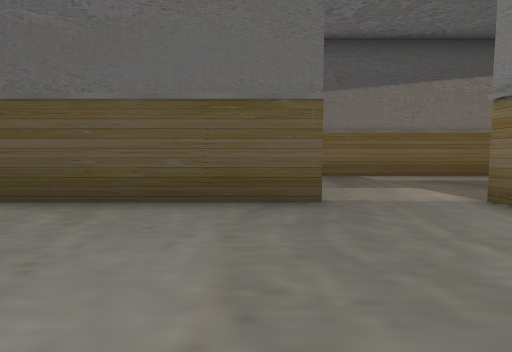
[1] (above)

21 first-person views from a walk through a scene from a Unity 3-D project. The camera is 1.2 m above the floor, tilts 4° down and sees 85° across. Doors are open. The floor is counted in squares, 2 m on a side. Each view is taken from the middle of a square. On the plan, view 1 faces up. The plan holds only what a view shows up to about 9 squares ahead; the rest is blank. The place goes on beyond the plan. The player is left out. Some animated figures are not drawn. Some surface patterns are stand-ins.

[2]
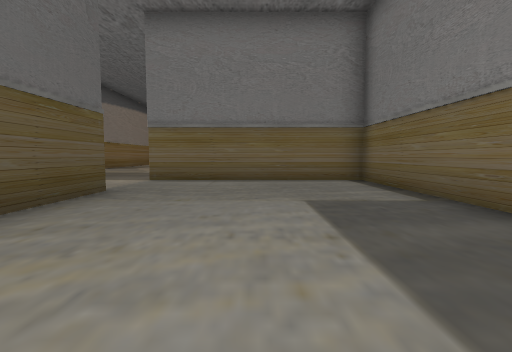

[3]
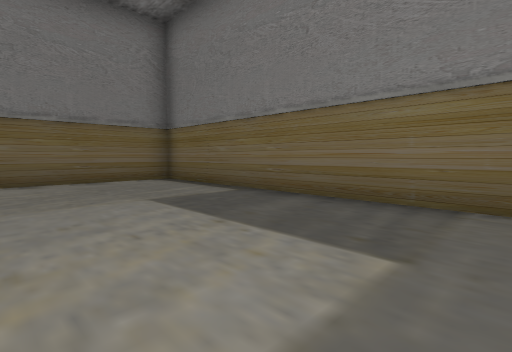

[4]
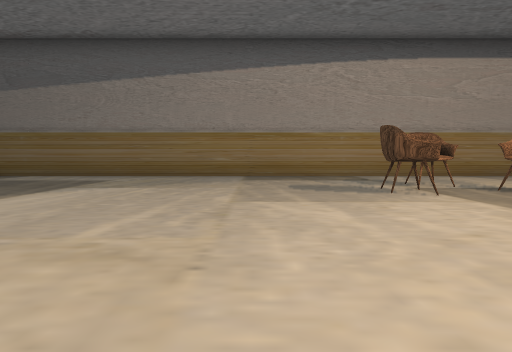

[5]
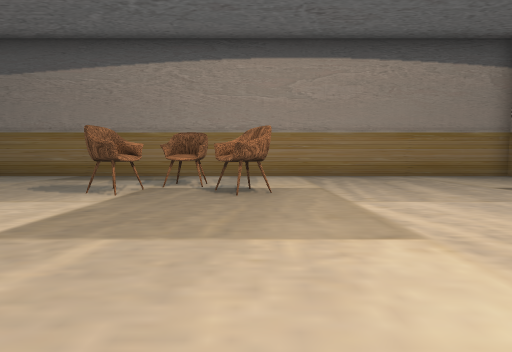

[6]
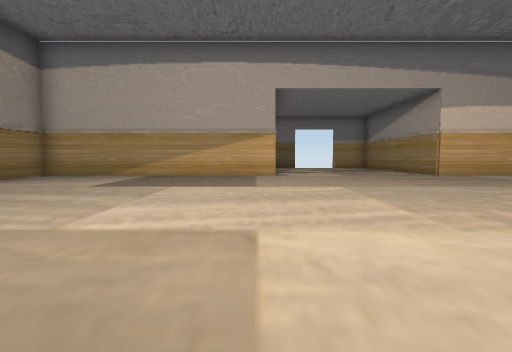

[7]
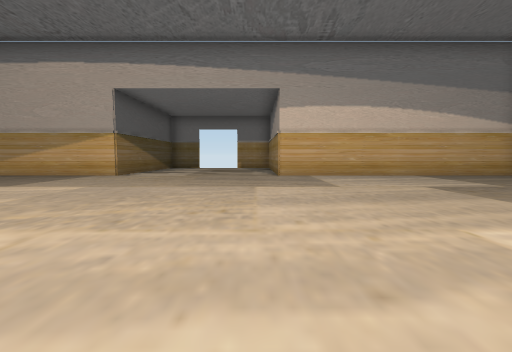

[8]
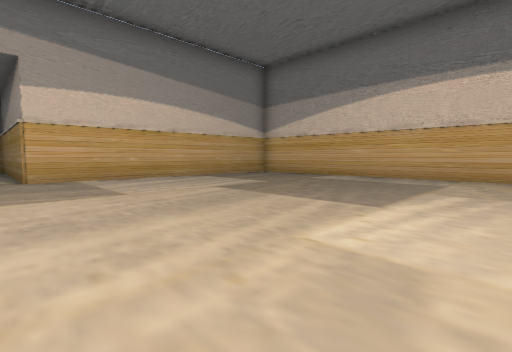

[9]
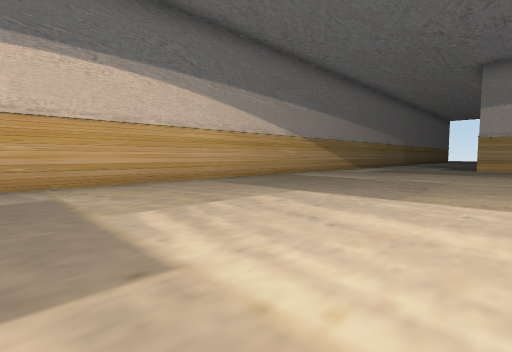

[10]
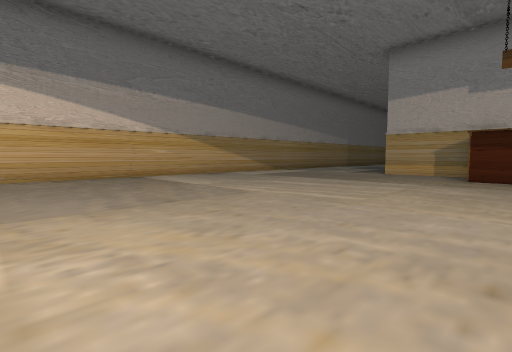

[11]
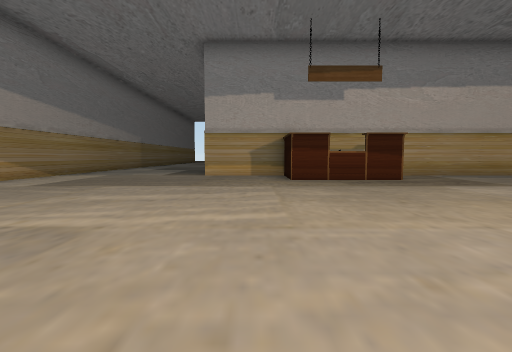

[12]
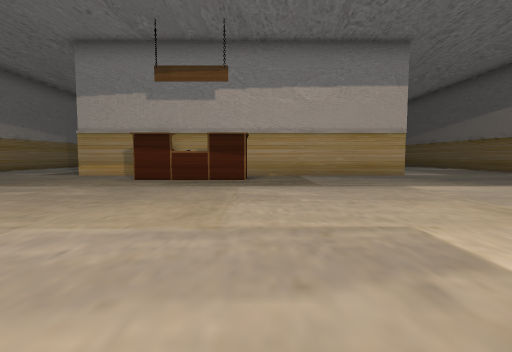

[13]
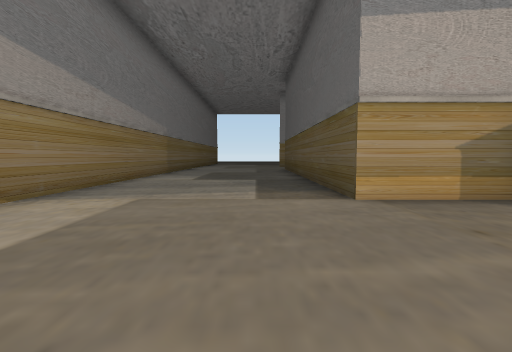

[14]
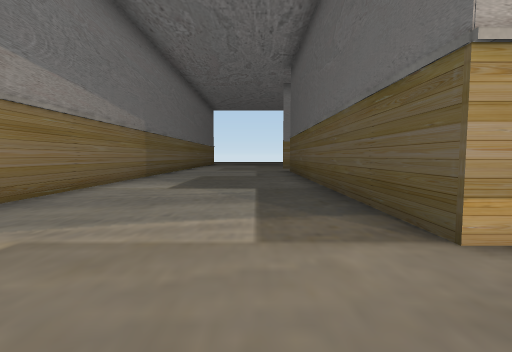

[15]
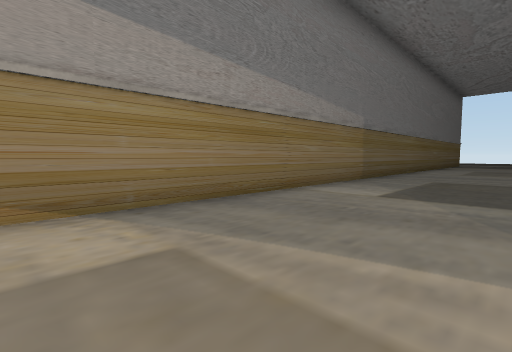

[16]
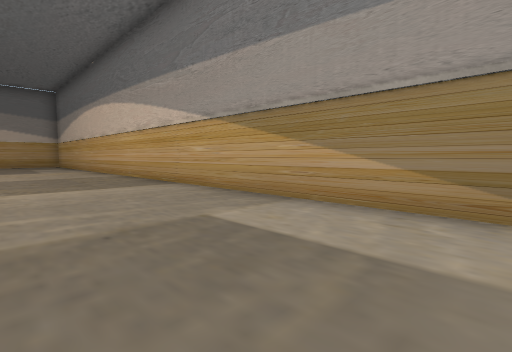

[17]
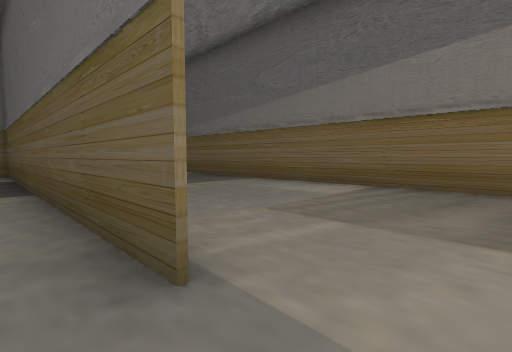

[18]
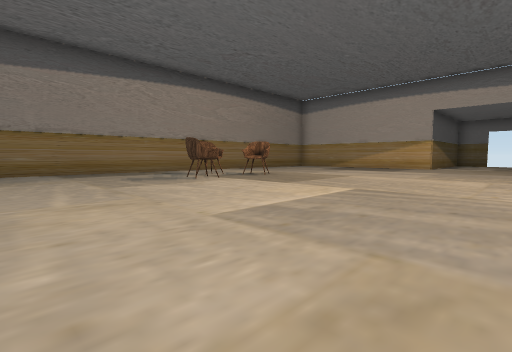

[19]
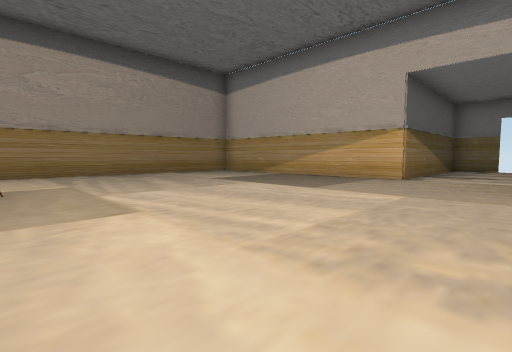

[20]
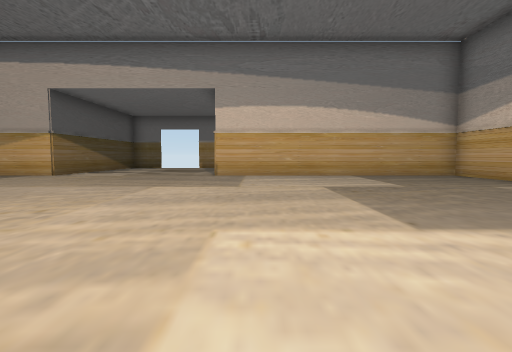

[21]
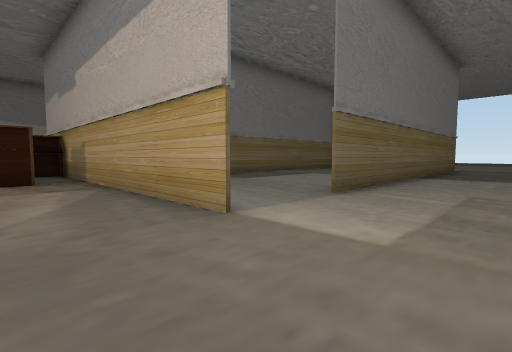

### Floor plan
Points are (right, up) in squares from view 1. A wall is a line through its corners. A room is listed if a view was taken in it or the views show most of it. See-through windows are left out.
Room 1 (views 1, 2, 3, 17)
walls: (0.9, 3.6) (-4.5, 3.6); (-3.9, -1.7) (3.1, -1.7) (3.1, 3.8)
ways out: opening at (1.5, 3.5) to room 2
Room 2 (views 4, 5, 6, 7, 8, 9, 10, 11, 12, 13, 14, 15, 16, 18, 19, 20, 21)
walls: (4.1, -1.3) (4.9, -1.3) (4.9, -4.1) (3.4, -4.1) (3.9, -4.1); (3.2, 3.8) (3.2, -6.6) (-4, -6.6); (24.5, 1.4) (22.8, 1.4) (22.8, 8.6) (-4.5, 8.6); (-4.5, 3.7) (0.9, 3.7); (-4.5, -11.3) (22.8, -11.3) (22.8, -3.7) (24.5, -3.7)
ways out: opening at (1.5, 3.5) to room 1
objects: chair (13, 5); chair (14, 6); chair (15, 5)

Positions as (right, up) in squares from view 1, and headings:
1: (0, 0), facing up
2: (-4, 1), facing right
3: (-4, 2), facing down-right
4: (10, 0), facing up
5: (15, 0), facing up
6: (14, 2), facing right
7: (14, -3), facing right
8: (15, -3), facing down-right
9: (17, -5), facing down-left
10: (13, -3), facing down-left
11: (12, -5), facing left
12: (12, -1), facing left
13: (7, -8), facing left
14: (5, -8), facing left
15: (4, -8), facing down-left
16: (4, -8), facing down-right
17: (2, 3), facing up-left
18: (8, -2), facing up-right
19: (15, -1), facing up-right
20: (14, -5), facing right
21: (5, 6), facing down-left
